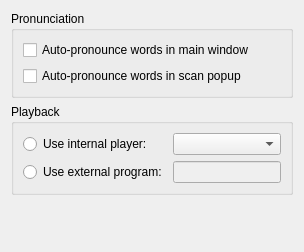
     <widget class="QWidget" name="tab_2">
      <attribute name="icon">
       <iconset resource="resources.qrc">
        <normaloff>:/icons/playsound_color.svg</normaloff>:/icons/playsound_color.svg</iconset>
      </attribute>
      <attribute name="title">
       <string>&amp;Audio</string>
      </attribute>
      <layout class="QVBoxLayout" name="verticalLayout_7">
       <item>
        <widget class="QGroupBox" name="groupBox_3">
         <property name="title">
          <string>Pronunciation</string>
         </property>
         <layout class="QVBoxLayout" name="verticalLayout_15">
          <item>
           <widget class="QCheckBox" name="pronounceOnLoadMain">
            <property name="text">
             <string>Auto-pronounce words in main window</string>
            </property>
           </widget>
          </item>
          <item>
           <widget class="QCheckBox" name="pronounceOnLoadPopup">
            <property name="text">
             <string>Auto-pronounce words in scan popup</string>
            </property>
           </widget>
          </item>
         </layout>
        </widget>
       </item>
       <item>
        <widget class="QGroupBox" name="groupBox_4">
         <property name="title">
          <string>Playback</string>
         </property>
         <layout class="QGridLayout" name="gridLayout_audioPlayer">
          <item row="0" column="0">
           <widget class="QRadioButton" name="useInternalPlayer">
            <property name="toolTip">
             <string>Play audio files via built-in audio support</string>
            </property>
            <property name="text">
             <string>Use internal player:</string>
            </property>
           </widget>
          </item>
          <item row="0" column="1">
           <widget class="QComboBox" name="internalPlayerBackend">
            <property name="toolTip">
             <string>Choose audio back end</string>
            </property>
           </widget>
          </item>
          <item row="1" column="0">
           <widget class="QRadioButton" name="useExternalPlayer">
            <property name="toolTip">
             <string>Use any external program to play audio files</string>
            </property>
            <property name="text">
             <string>Use external program:</string>
            </property>
           </widget>
          </item>
          <item row="1" column="1">
           <widget class="QLineEdit" name="audioPlaybackProgram">
            <property name="enabled">
             <bool>false</bool>
            </property>
            <property name="toolTip">
             <string>Enter audio player command line</string>
            </property>
           </widget>
          </item>
         </layout>
        </widget>
       </item>
       <item>
        <spacer name="verticalSpacer_2">
         <property name="orientation">
          <enum>Qt::Vertical</enum>
         </property>
         <property name="sizeHint" stdset="0">
          <size>
           <width>20</width>
           <height>46</height>
          </size>
         </property>
        </spacer>
       </item>
      </layout>
     </widget>
